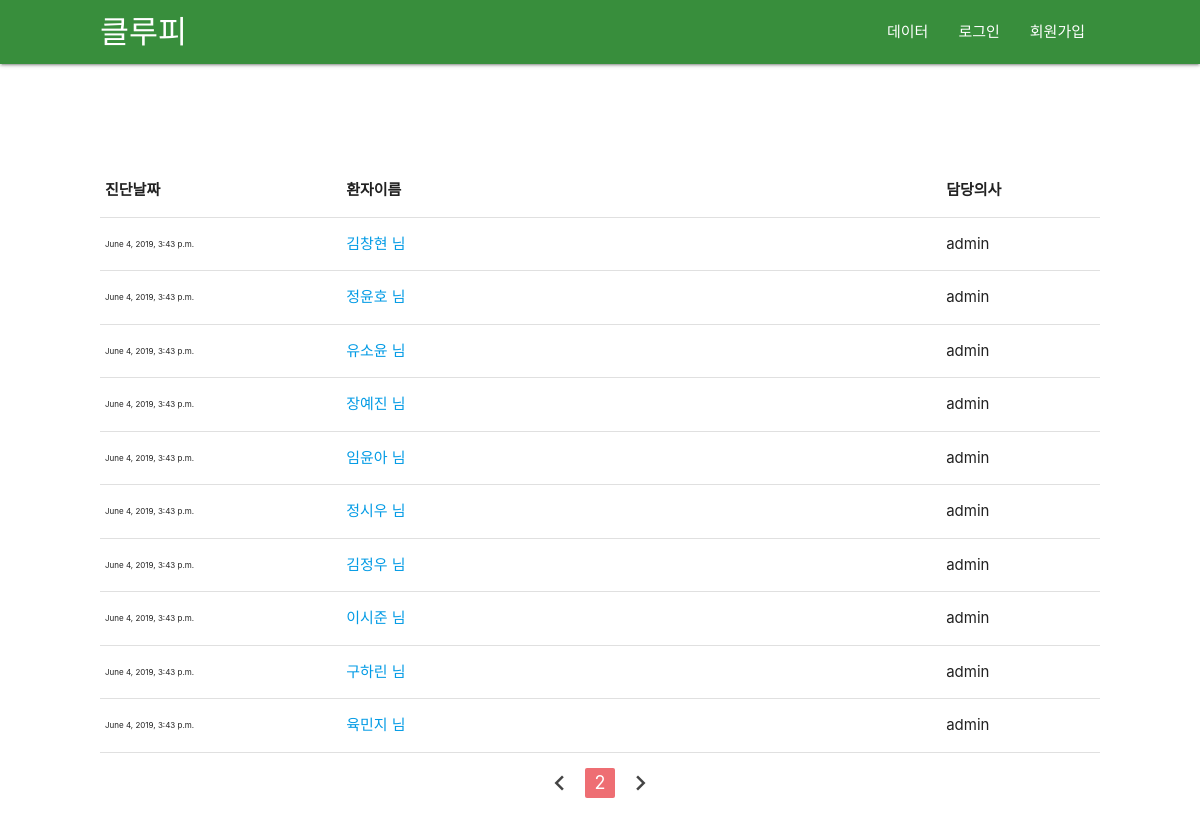
Before: /list/?page=2 with the older database file.
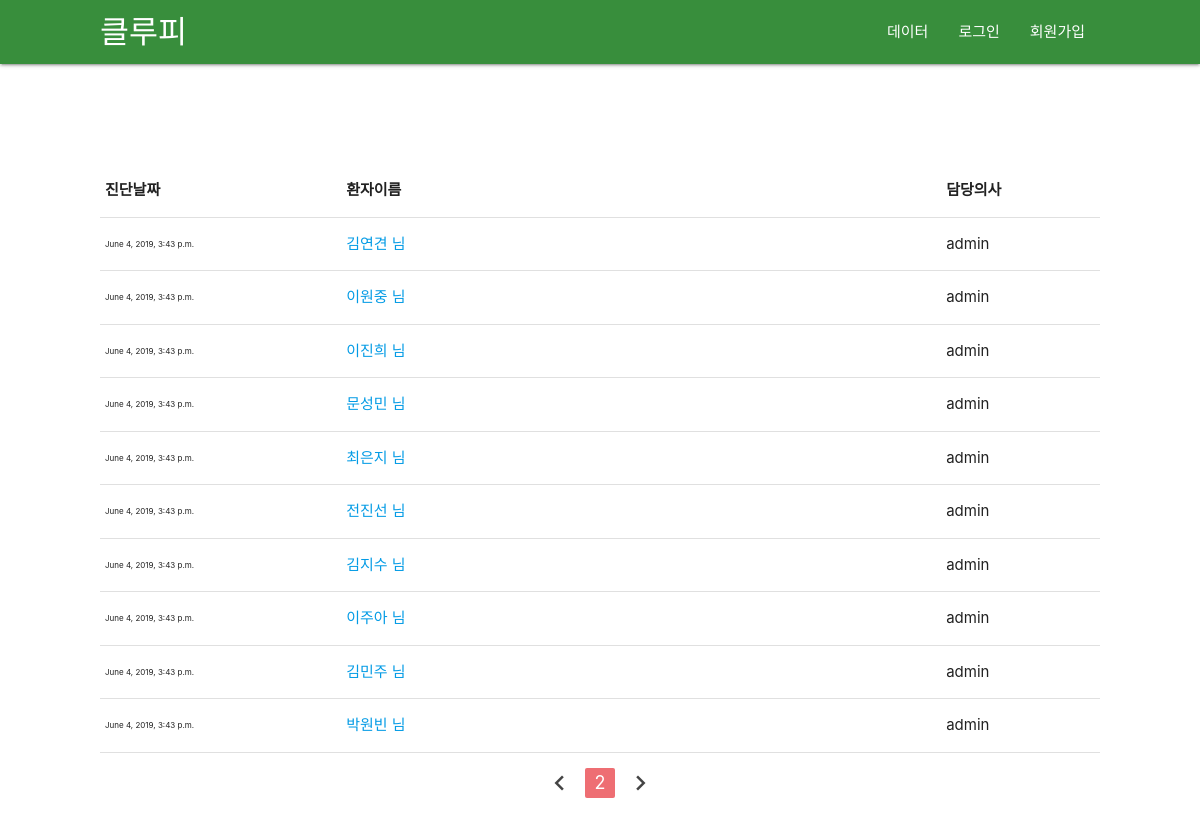
After: the same page with the newer database file.
### scoring/models.py (models this page shows, shortened)
class ScoreList(models.Model):
    user = models.ForeignKey(User, on_delete=models.CASCADE, null=True) # 담당의
    name = models.CharField(max_length=200,null=True) # 성명
    gender = models.IntegerField(null=True) # 성별
    age = models.IntegerField(null=True) # 연령
    blood_type = models.IntegerField(null=True) # 혈액형
    height = models.FloatField(null=True) # 신장
    weight = models.FloatField(null=True) # 몸무게
    past_diagnostic_record = models.IntegerField(null=True) # 과거력
    pub_date = models.DateTimeField(null=True) # 진달일
    score = models.IntegerField(null=True) # 점수
    pass_or_fail = models.BooleanField(null=True) # 치매여부
    ASF = models.FloatField(null=True) # 두개골과 두뇌사이 공간
    nWBV = models.FloatField(null=True) # 전체 뇌용량 정규화
    eTIV = models.IntegerField(null=True) # 추정 내척추수액
    CDR = models.FloatField(null=True) # 임상 치매 평가
    MMSE = models.FloatField(null=True) # 간이 정신 상태 검사
    SES = models.FloatField(null=True) # 사화족 지위
    educ = models.IntegerField(null=True) # 교육 기간
    MR_delay = models.IntegerField(null=True) # 딜레이
    hand = models.IntegerField(null=True) # 손잡이

### scoring/views.py (the view)
# urls.py: path('list/', scoring.views.list, name='list'),
def list(request):
    subjects = ScoreList.objects.all().order_by('-id')
    paginator = Paginator(subjects, 10)
    try:
        page = request.GET.get('page', 1)
    except PageNotAnInteger:
        page = 1
    lists = paginator.get_page(page)
    return render(request, 'list.html', {'lists':lists})

### scoring/templates/list.html
{% extends "base.html" %}
{% block content %}
{% load static %}
<section class="patient-list">
    <div class="con">
        <table class="highlight">
            <thead>
                <tr>
                    <th>진단날짜</th>
                    <th>환자이름</th>
                    <th>담당의사</th>
                </tr>
            </thead>
            <tbody>
                {% for list in lists %}
                <tr>
                    <td style="font-size: 8px;">{{ list.pub_date }}</td>
                    <td style="width: 60%"><a href="{% url 'result' list.id%}">{{ list.name }} 님</a></td>
                    <td>{{ list.user.username }}</td>
                </tr>
                {% endfor %}
            </tbody>
        </table>
        <div>
            <ul class="pagination" style="display: flex; justify-content:center;">
                {% if lists.has_previous %}
                <li class="waves-effect"><a href="?page={{lists.previous_page_number}}"><i class="material-icons">chevron_left</i></a></li>
                {% else %}
                <li class="disabled"><a href="#!"><i class="material-icons">chevron_left</i></a></li>
                {% endif %}
                <li class="active"><a href="#!">{{lists.number}}</a></li>
                {% if lists.has_next %}
                <li class="waves-effect"><a href="?page={{lists.next_page_number}}"><i class="material-icons">chevron_right</i></a></li>
                {% else %}
                <li class="disabled"><a href="#!"><i class="material-icons">chevron_right</i></a></li>
                {% endif %}
            </ul>
        </div>
    </div>
</section>
{% endblock content %}

Changed rows visible on the page:
no longer on this page (row unchanged): ScoreList: pub_date "June 4, 2019, 3:43 p.m.", name "김창현", user.username "admin"
no longer on this page (row unchanged): ScoreList: pub_date "June 4, 2019, 3:43 p.m.", name "정윤호", user.username "admin"
no longer on this page (row unchanged): ScoreList: pub_date "June 4, 2019, 3:43 p.m.", name "유소윤", user.username "admin"
no longer on this page (row unchanged): ScoreList: pub_date "June 4, 2019, 3:43 p.m.", name "장예진", user.username "admin"
no longer on this page (row unchanged): ScoreList: pub_date "June 4, 2019, 3:43 p.m.", name "임윤아", user.username "admin"
no longer on this page (row unchanged): ScoreList: pub_date "June 4, 2019, 3:43 p.m.", name "정시우", user.username "admin"
no longer on this page (row unchanged): ScoreList: pub_date "June 4, 2019, 3:43 p.m.", name "김정우", user.username "admin"
no longer on this page (row unchanged): ScoreList: pub_date "June 4, 2019, 3:43 p.m.", name "이시준", user.username "admin"
no longer on this page (row unchanged): ScoreList: pub_date "June 4, 2019, 3:43 p.m.", name "구하린", user.username "admin"
no longer on this page (row unchanged): ScoreList: pub_date "June 4, 2019, 3:43 p.m.", name "육민지", user.username "admin"
added ScoreList: pub_date "June 4, 2019, 3:43 p.m.", name "김연견", user.username "admin"
added ScoreList: pub_date "June 4, 2019, 3:43 p.m.", name "이원중", user.username "admin"
added ScoreList: pub_date "June 4, 2019, 3:43 p.m.", name "이진희", user.username "admin"
added ScoreList: pub_date "June 4, 2019, 3:43 p.m.", name "문성민", user.username "admin"
added ScoreList: pub_date "June 4, 2019, 3:43 p.m.", name "최은지", user.username "admin"
added ScoreList: pub_date "June 4, 2019, 3:43 p.m.", name "전진선", user.username "admin"
added ScoreList: pub_date "June 4, 2019, 3:43 p.m.", name "김지수", user.username "admin"
added ScoreList: pub_date "June 4, 2019, 3:43 p.m.", name "이주아", user.username "admin"
added ScoreList: pub_date "June 4, 2019, 3:43 p.m.", name "김민주", user.username "admin"
added ScoreList: pub_date "June 4, 2019, 3:43 p.m.", name "박원빈", user.username "admin"
